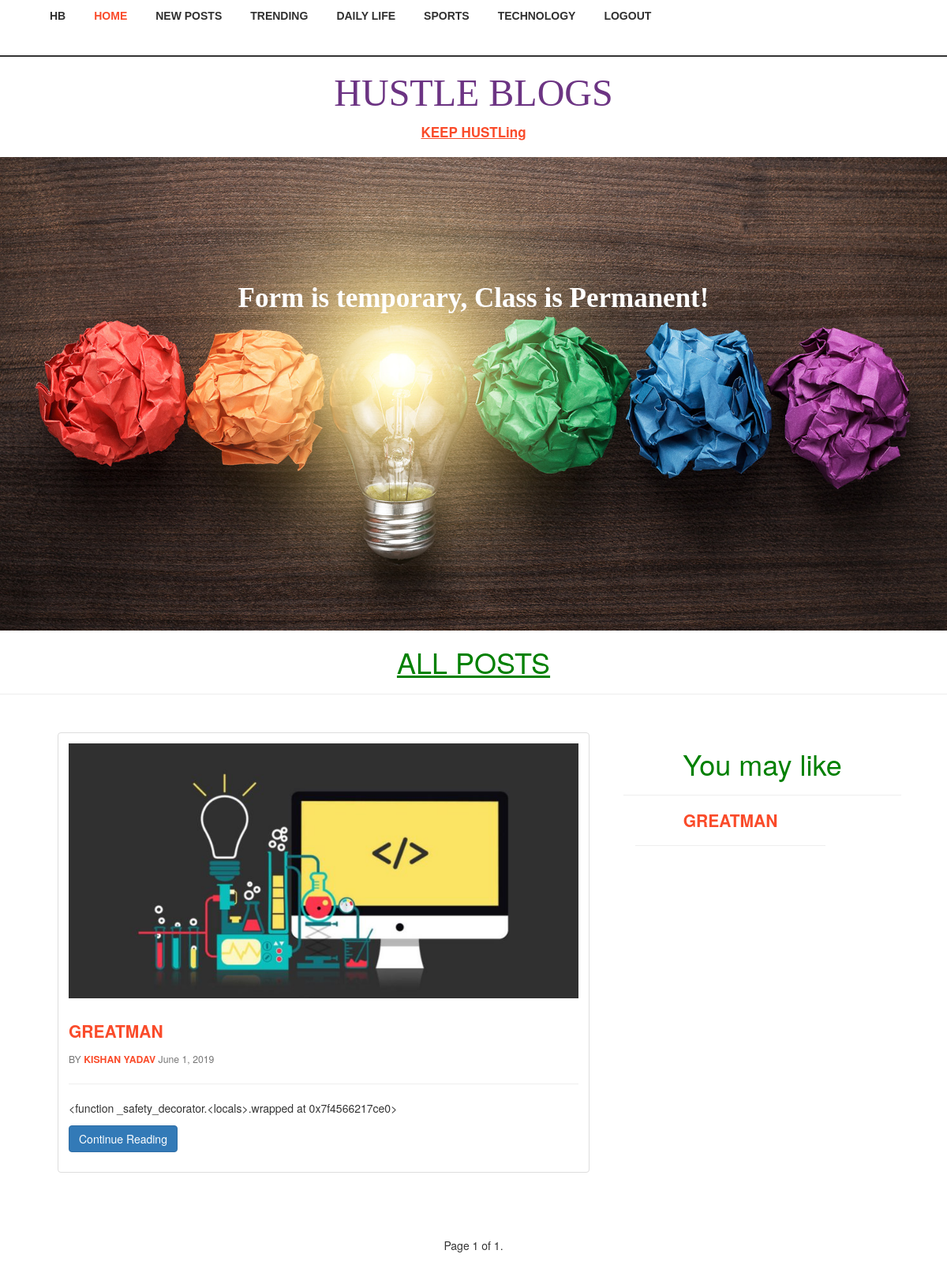
Screenshot of / (signed in) with the database file from the repository.
### posts/models.py (models this page shows, shortened)
class Post(models.Model):
	user = models.ForeignKey(settings.AUTH_USER_MODEL,default=1)
	title = models.CharField(max_length=120)
	slug = models.SlugField(unique=True)
	content = models.TextField()
	image = models.ImageField(
		upload_to='media',
		null=True,
		blank=True,
		width_field = 'width_field',
		height_field = 'height_field')
	height_field = models.IntegerField(default=0,null=True)
	width_field = models.IntegerField(default=0,null=True)
	draft = models.BooleanField(default=False)
	publish = models.DateField(auto_now=False,auto_now_add=False)
	read_time = models.IntegerField(default=0) #models.TimeField(null=True,blank=True) #  #assume Minute
	update = models.DateTimeField(auto_now=True,auto_now_add=False)
	timestamp = models.DateTimeField(auto_now=True,auto_now_add=False)
	objects = PostManager()
	def get_absolute_url(self):
		return reverse('posts:details',kwargs={'slug':self.slug})
	class Meta:
		ordering = ["-timestamp","-update"]
	def get_markdown(self):
		content = self.content
		markdown_text = markdown(content)
		return mark_safe(markdown_text)

### posts/views.py (the view, shortened to what this page needs)
# urls.py: url(r'^$',post_list,name="list"),
def post_list(request):
	today = timezone.now().date()
	queryset_list = Post.objects.Active()
	if request.user.is_staff or request.user.is_superuser:
		queryset_list = Post.objects.all()
	sorting_list = queryset_list
	query = request.GET.get('q')
	paginator = Paginator(queryset_list, 7) # Show 25 contacts per page
	page_request_var = "page"
	page = request.GET.get(page_request_var)
	try:
		queryset = paginator.page(page)
	except PageNotAnInteger:
		queryset = paginator.page(1)
	except EmptyPage:
		queryset = paginator.page(paginator.num_pages)
	context={
		'queryset':queryset,
		'title':"POSTS",
		'page_request_var':page_request_var,
		'today':today,
		'sorting_list':sorting_list,
	}
	return render(request,'post_list.html',context)

### posts/models.py (called while the page is built)
	def Active(self,*args,**kwargs):
		return super(PostManager,self).filter(draft=False).filter(publish__lte=timezone.now())

### templates/post_list.html (shortened to what this page needs)
{% extends "base.html" %}
{% load static %}
{% block content %}
<center><h1 style="color:#6C3483;font-family:tahoma;font-size:4vw;">HUSTLE BLOGS </h1>
<b style="color:#fa4b2a;font-size:17px;"><u>KEEP HUSTLing</u></b>
</center> <br>
<div class="banner">
<div class="container">
    <h2 style="font-family: cursive;">Form is temporary, Class is Permanent!</h2>
  </div>
</div>
<div>
  <div class="text-center" ><h1 class=""><u>ALL POSTS</u></h1></div><hr>
</div>
<div class="container-fluid">
<div class="row">
<div class="technology">
  <div class="container">
    <div class="col-md-8 technology-left">
    <div class="tech-no">
       <div class="tc-ch wow fadeInDown"  data-wow-duration=".8s" data-wow-delay=".2s">
             {% for obj in queryset %}
              <div class="row">
                <div class="col-md-12">
                  <div class="thumbnail">
                    <div class="caption post_details_items">
                      {% if obj.image %}
                        <img src="{{ obj.image.url }}"  class="img-responsive">
                      {% endif %}
                      {% if obj.draft  %}<h3 style="color:purple"><b>Staff Only:</b>Draft</h3>{% endif %} {% if obj.publish > today %}<h3 style="color:orange"><b>Post Type:</b> Future Post </h3>{% endif %}<br>
                      <h3><a id= "kk" href="{{ obj.get_absolute_url }}">{{ obj.title|upper }}</a></h3>
                        {% if obj.user.get_full_name %}
                      <p>BY
                      <b style="color:#fa4b2a">{{ obj.user.get_full_name|upper }}</b>
                    {{ obj.publish }}</p> <hr>
                        {% endif %}
                     {{obj.get_markdown|truncatechars_html:30}}
                      <p><a href="{{ obj.get_absolute_url }}" class="btn btn-primary" role="button" >Continue Reading</a> </p>
                    </div>
                  </div>
                </div><hr>
                </div>
              {% endfor %}
      </div>
    </div>
  </div>
  <div class="wthree">
   <center> <h1>You may like</h1><hr></center>
   {% if sorting_list %}
   {% for obj in sorting_list %}
         <div class="col-md-3 wthree-right wow fadeInDown"  data-wow-duration=".8s" data-wow-delay=".2s">
              <center> <div class="">
                <h3><a id= "kk" href="{{ obj.get_absolute_url }}">{{ obj.title }}</a></h3>
              </div><hr>
              <div class="clearfix"></div></center>
      </div>{% endfor%}
</div>{% else  %} <h4>No content for now</h4>{% endif %}</div>
<center>
  <div class="pagination">
    <span class="step-links">
        <span class="current">
            Page {{ queryset.number }} of {{ queryset.paginator.num_pages }}.
        </span>
    </span>
  </div>
</center>
{% endblock content %}

### static/css/base.css (style rules this page uses)
h1 { color:green; }
.banner h2 { font-size:2.5em; font-weight: 600; color: #fff; }
.banner { padding: 10em 0 0; text-align: center; }
.tc-ch h3 a,.wthree h3 a { color: #fa4b2a; font-weight: 600; }
.tc-ch p,.wthree p { color: #777; font-size: 0.875em; line-height: 1.8em; margin: 1em 0; }
.tc-ch h3,.wthree h3 { margin: 0.5em 0 0; font-size:1.5em; }
.wthree h3 { margin:0; }
.wthree { margin-bottom: 2em; background: #fff; padding: 2em 2em; }
.tc-ch { background: #fff; padding: 2em 2em; margin-bottom: 1em; }

### rows the page displays
Post: image (picture), title "GREATMAN", user.get_full_name "KISHAN YADAV", publish "June 1, 2019", get_markdown "<function _safety_decorator.<locals>.wrapped at 0x7f4566217ce0>"

### other values shown
{{ queryset.number }} "1"
{{ queryset.paginator.num_pages }} "1"
